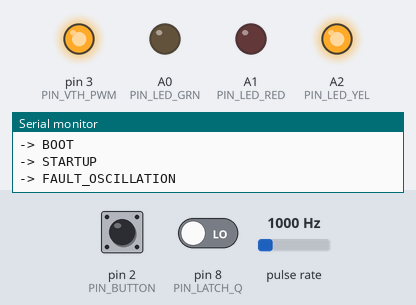
Bench run of a sketch on a simulated Arduino Uno, built with avr-gcc and run on an emulated ATmega328P. Shown: output pins drawn as LEDs (lit = HIGH), the last lines printed to the serial monitor. Wiring (inferred from the names in the program): pulse sensor: data pin 5. The inputs (shaded band) are chosen by the test bench; at power-on: pin 2 (PIN_BUTTON) HIGH, pin 8 (PIN_LATCH_Q) LOW, pulse rate 1000 Hz. Pins used as bus, display or sensor lines are not drawn.

Above: at 1.2 s.
1.3 s: pin 2 (PIN_BUTTON) pulled LOW for 0.15 s
At 1.41 s:
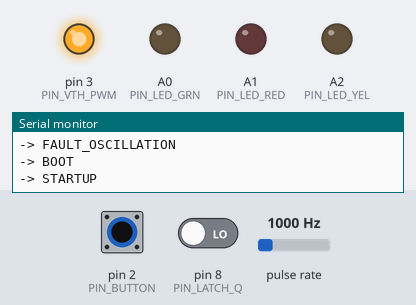
3.0 s: pin 2 (PIN_BUTTON) driven LOW and pin 8 (PIN_LATCH_Q) driven HIGH
At 3.7 s:
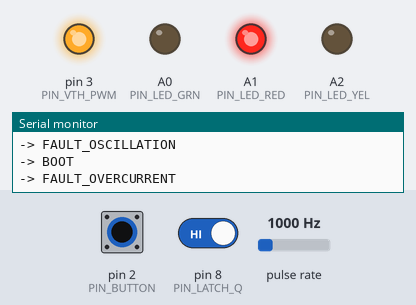
Timing chart, 0 to 6.0 s (numbered marks = the images above; inputs shaded):
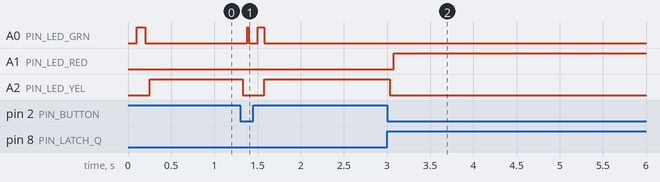

Measured:
- after the input at 1.3 s, A0 (PIN_LED_GRN): LOW → HIGH after 0.08 s, → LOW 0.02 s later, → HIGH 0.10 s later, → LOW 0.08 s later; A2 (PIN_LED_YEL): HIGH → LOW at once, → HIGH 0.25 s later
- after the input at 3.0 s, A1 (PIN_LED_RED): LOW → HIGH after 0.08 s; A2 (PIN_LED_YEL): HIGH → LOW at once

The sketch:

zvs_supervisor.ino
```cpp
/*
  ZVS driver supervisor - first version
  -------------------------------------
  Target : ATmega328P, 16 MHz external crystal, 5 V
           Arduino IDE -> Board: MiniCore -> ATmega328, Clock: External 16 MHz, BOD: 4.3 V
           (also runs unchanged on an Arduino Uno / DFRduino / Nano)

  Jobs:
    1. Two current thresholds for the LM393 via PWM on D3:
         - startup (hard) limit while the ZVS starts
         - normal limit once it runs
    2. Oscillation watchdog: counts the ZVS pulses on D5 (Timer1 / T1 pin)
       and trips the latch if the frequency is missing or outside the window
    3. Fault diagnosis by reading the latch output (D8):
         - latch set, but not by the ATmega  -> overcurrent  (RED)
         - latch set by the ATmega            -> oscillation  (YELLOW)
    4. LEDs + reset button (manual restart after a fault)

  Hardware assumptions (see the project schematic):
    - Latch Q = HIGH means "fault": gates held off, ZVS stopped
    - Latch S is driven by the LM393 and by D6, each through a 1N5819 (diode OR),
      with 100k from S to GND
    - Threshold filter: D3 -> 10k -> vth -> LM393 IN-,  vth -> 15k -> GND,  vth -> 1uF -> GND
    - Shunt 5 mOhm, INA181A1 (gain 20)

  Pin map (Arduino number / port / DIP-28 pin):
    D2  PD2 pin 4   reset button to GND (internal pull-up)
    D3  PD3 pin 5   threshold PWM (Timer2, OC2B)
    D5  PD5 pin 11  osc input (Timer1 external clock T1)
    D6  PD6 pin 12  latch S (via diode)
    D7  PD7 pin 13  latch R
    D8  PB0 pin 14  latch Q (input)
    A0  PC0 pin 23  green LED
    A1  PC1 pin 24  red LED
    A2  PC2 pin 25  yellow LED
    A3  PC3 pin 26  INA181 output (optional, debug only)
    D0/D1           serial debug (115200 baud)
*/

#include <avr/wdt.h>

// ------------------------------------------------------------------
// Pins
// ------------------------------------------------------------------
const uint8_t PIN_BUTTON  = 2;
const uint8_t PIN_VTH_PWM = 3;
const uint8_t PIN_OSC     = 5;   // documented only: Timer1 reads T1 directly
const uint8_t PIN_LATCH_S = 6;
const uint8_t PIN_LATCH_R = 7;
const uint8_t PIN_LATCH_Q = 8;
const uint8_t PIN_LED_GRN = A0;
const uint8_t PIN_LED_RED = A1;
const uint8_t PIN_LED_YEL = A2;
const uint8_t PIN_ISENSE  = A3;

// ------------------------------------------------------------------
// Current sensing and threshold settings
// ------------------------------------------------------------------
const float R_SHUNT      = 0.005;       // ohm
const float SENSE_GAIN   = 20.0;        // INA181A1
const float VCC_VOLTS    = 5.0;
const float DIVIDER      = 15.0 / 25.0; // 10k / 15k divider after the PWM pin

const float I_TRIP_START = 30.0;        // A, hard limit during startup
const float I_TRIP_RUN   = 8.0;         // A, normal limit

// ------------------------------------------------------------------
// Timing and frequency window
// ------------------------------------------------------------------
const uint32_t FILTER_SETTLE_MS    = 50;      // let the 1 uF threshold filter settle
const uint32_t BLANK_MS            = 30;      // keep the hard limit at least this long
const uint32_t STARTUP_TIMEOUT_MS  = 200;     // oscillation must be valid by then
const uint32_t WINDOW_US           = 10000;   // frequency measurement window (10 ms)
const uint32_t FREQ_MIN_HZ         = 90000;   // adjust after the LTspice k-sweep
const uint32_t FREQ_MAX_HZ         = 130000;
const uint8_t  GOOD_WINDOWS_TO_RUN = 3;       // consecutive valid windows before RUN
const uint8_t  BAD_WINDOWS_TO_TRIP = 2;       // consecutive invalid windows before trip
const uint32_t DEBOUNCE_MS         = 30;

const bool     DEBUG               = true;    // serial messages
const uint32_t DEBUG_PERIOD_MS     = 500;

// ------------------------------------------------------------------
// State machine
// ------------------------------------------------------------------
enum State { BOOT, STARTUP, RUN, FAULT_OC, FAULT_OSC };

State    state;
uint32_t stateStartMs = 0;
uint8_t  goodWindows  = 0;
uint8_t  badWindows   = 0;
uint32_t lastDebugMs  = 0;
uint32_t lastFreqHz   = 0;

// Frequency measurement
uint16_t lastCount    = 0;
uint32_t lastWindowUs = 0;

// ------------------------------------------------------------------
// Helpers
// ------------------------------------------------------------------
const char* stateName(State s) {
  switch (s) {
    case BOOT:      return "BOOT";
    case STARTUP:   return "STARTUP";
    case RUN:       return "RUN";
    case FAULT_OC:  return "FAULT_OVERCURRENT";
    case FAULT_OSC: return "FAULT_OSCILLATION";
  }
  return "?";
}

void enterState(State s) {
  state = s;
  stateStartMs = millis();
  if (DEBUG) {
    Serial.print(F("-> "));
    Serial.println(stateName(s));
  }
}

// PWM value (0..255) that gives the threshold voltage for a given trip current
uint8_t pwmForCurrent(float amps) {
  float vth  = amps * R_SHUNT * SENSE_GAIN;
  float duty = vth / (VCC_VOLTS * DIVIDER);
  if (duty > 1.0) duty = 1.0;
  if (duty < 0.0) duty = 0.0;
  return (uint8_t)(duty * 255.0 + 0.5);
}

void setThreshold(float amps) {
  analogWrite(PIN_VTH_PWM, pwmForCurrent(amps));
}

void setLeds(bool g, bool r, bool y) {
  digitalWrite(PIN_LED_GRN, g);
  digitalWrite(PIN_LED_RED, r);
  digitalWrite(PIN_LED_YEL, y);
}

// Short pulse on S: the latch holds the fault by itself afterwards,
// so S is never left HIGH (S and R must never be HIGH together)
void latchSet() {
  digitalWrite(PIN_LATCH_S, HIGH);
  delayMicroseconds(20);
  digitalWrite(PIN_LATCH_S, LOW);
}

void latchReset() {
  digitalWrite(PIN_LATCH_S, LOW);
  digitalWrite(PIN_LATCH_R, HIGH);
  delayMicroseconds(20);
  digitalWrite(PIN_LATCH_R, LOW);
}

bool latchIsSet() {
  return digitalRead(PIN_LATCH_Q) == HIGH;
}

void setupTimers() {
  // Timer1: count external pulses on T1 (D5), rising edge, normal mode
  TCCR1A = 0;
  TCCR1B = _BV(CS12) | _BV(CS11) | _BV(CS10);
  TCNT1  = 0;

  // Timer2: prescaler 1 -> ~31.4 kHz PWM on D3 (default is only ~490 Hz)
  TCCR2B = (TCCR2B & 0b11111000) | 0b001;
}

void resetFreqWindow() {
  lastCount    = TCNT1;
  lastWindowUs = micros();
}

// Returns true once per window, with the measured frequency in Hz
bool measureFreq(uint32_t &freqHz) {
  uint32_t now = micros();
  uint32_t dt  = now - lastWindowUs;
  if (dt < WINDOW_US) return false;

  uint16_t count  = TCNT1;
  uint16_t pulses = count - lastCount;   // wraps correctly
  lastCount    = count;
  lastWindowUs = now;

  freqHz = (uint32_t)pulses * 1000000UL / dt;
  lastFreqHz = freqHz;
  return true;
}

bool freqInWindow(uint32_t f) {
  return f >= FREQ_MIN_HZ && f <= FREQ_MAX_HZ;
}

// Debounced press detection (returns true once per press)
bool buttonPressed() {
  static bool     stable  = HIGH;
  static bool     lastRaw = HIGH;
  static uint32_t tChange = 0;

  bool raw = digitalRead(PIN_BUTTON);
  if (raw != lastRaw) {
    lastRaw = raw;
    tChange = millis();
  }
  if (millis() - tChange >= DEBOUNCE_MS && raw != stable) {
    stable = raw;
    if (stable == LOW) return true;
  }
  return false;
}

float readCurrentAmps() {
  float v = analogRead(PIN_ISENSE) * VCC_VOLTS / 1023.0;
  return v / (R_SHUNT * SENSE_GAIN);
}

// Hard limit, power stage held off, then BOOT waits for the filter to settle
void startSequence() {
  setThreshold(I_TRIP_START);
  latchSet();
  setLeds(false, false, false);
  enterState(BOOT);
}

// ------------------------------------------------------------------
// Setup
// ------------------------------------------------------------------
void setup() {
  // After a watchdog reset the watchdog stays enabled: switch it off first
  MCUSR = 0;
  wdt_disable();

  pinMode(PIN_LATCH_S, OUTPUT);
  digitalWrite(PIN_LATCH_S, LOW);
  pinMode(PIN_LATCH_R, OUTPUT);
  digitalWrite(PIN_LATCH_R, LOW);
  pinMode(PIN_LATCH_Q, INPUT);
  pinMode(PIN_BUTTON, INPUT_PULLUP);
  pinMode(PIN_OSC, INPUT);
  pinMode(PIN_VTH_PWM, OUTPUT);
  pinMode(PIN_LED_GRN, OUTPUT);
  pinMode(PIN_LED_RED, OUTPUT);
  pinMode(PIN_LED_YEL, OUTPUT);

  // Unused pins: inputs with pull-up so they do not float
  const uint8_t unused[] = { 4, 9, 10, A4, A5 };
  for (uint8_t i = 0; i < sizeof(unused); i++) pinMode(unused[i], INPUT_PULLUP);

  setupTimers();

  if (DEBUG) {
    Serial.begin(115200);
    Serial.println(F("ZVS supervisor start"));
    Serial.print(F("PWM start = "));
    Serial.print(pwmForCurrent(I_TRIP_START));
    Serial.print(F(", PWM run = "));
    Serial.println(pwmForCurrent(I_TRIP_RUN));
  }

  startSequence();
  wdt_enable(WDTO_250MS);
}

// ------------------------------------------------------------------
// Main loop
// ------------------------------------------------------------------
void loop() {
  wdt_reset();

  uint32_t f;
  bool pressed = buttonPressed();

  switch (state) {

    case BOOT:
      setLeds(false, false, false);
      if (millis() - stateStartMs >= FILTER_SETTLE_MS) {
        latchReset();                 // releases the gates: the ZVS starts
        delayMicroseconds(50);
        if (latchIsSet()) {           // set again at once: a fault is still present
          enterState(FAULT_OC);
          break;
        }
        goodWindows = 0;
        badWindows  = 0;
        resetFreqWindow();
        enterState(STARTUP);
      }
      break;

    case STARTUP:
      setLeds((millis() / 100) % 2, false, false);   // green blinking

      if (latchIsSet()) {             // LM393 tripped at the hard limit
        enterState(FAULT_OC);
        break;
      }
      if (measureFreq(f)) {
        goodWindows = freqInWindow(f) ? goodWindows + 1 : 0;
      }
      if (goodWindows >= GOOD_WINDOWS_TO_RUN &&
          millis() - stateStartMs >= BLANK_MS) {
        setThreshold(I_TRIP_RUN);     // blanking over: normal limit
        badWindows = 0;
        enterState(RUN);
      } else if (millis() - stateStartMs >= STARTUP_TIMEOUT_MS) {
        latchSet();                   // never reached a valid frequency
        enterState(FAULT_OSC);
      }
      break;

    case RUN:
      setLeds(true, false, false);

      if (latchIsSet()) {             // checked first: overcurrent stops the
        enterState(FAULT_OC);         // oscillation too, so it must win
        break;
      }
      if (measureFreq(f)) {
        if (freqInWindow(f)) {
          badWindows = 0;
        } else if (++badWindows >= BAD_WINDOWS_TO_TRIP) {
          if (latchIsSet()) {
            enterState(FAULT_OC);
          } else {
            latchSet();
            enterState(FAULT_OSC);
          }
          break;
        }
      }
      if (DEBUG && millis() - lastDebugMs >= DEBUG_PERIOD_MS) {
        lastDebugMs = millis();
        Serial.print(F("f = "));
        Serial.print(lastFreqHz);
        Serial.print(F(" Hz, I = "));
        Serial.print(readCurrentAmps(), 2);
        Serial.println(F(" A"));
      }
      break;

    case FAULT_OC:
      setLeds(false, true, false);
      if (pressed) startSequence();
      break;

    case FAULT_OSC:
      setLeds(false, false, true);
      if (pressed) startSequence();
      break;
  }
}
```
